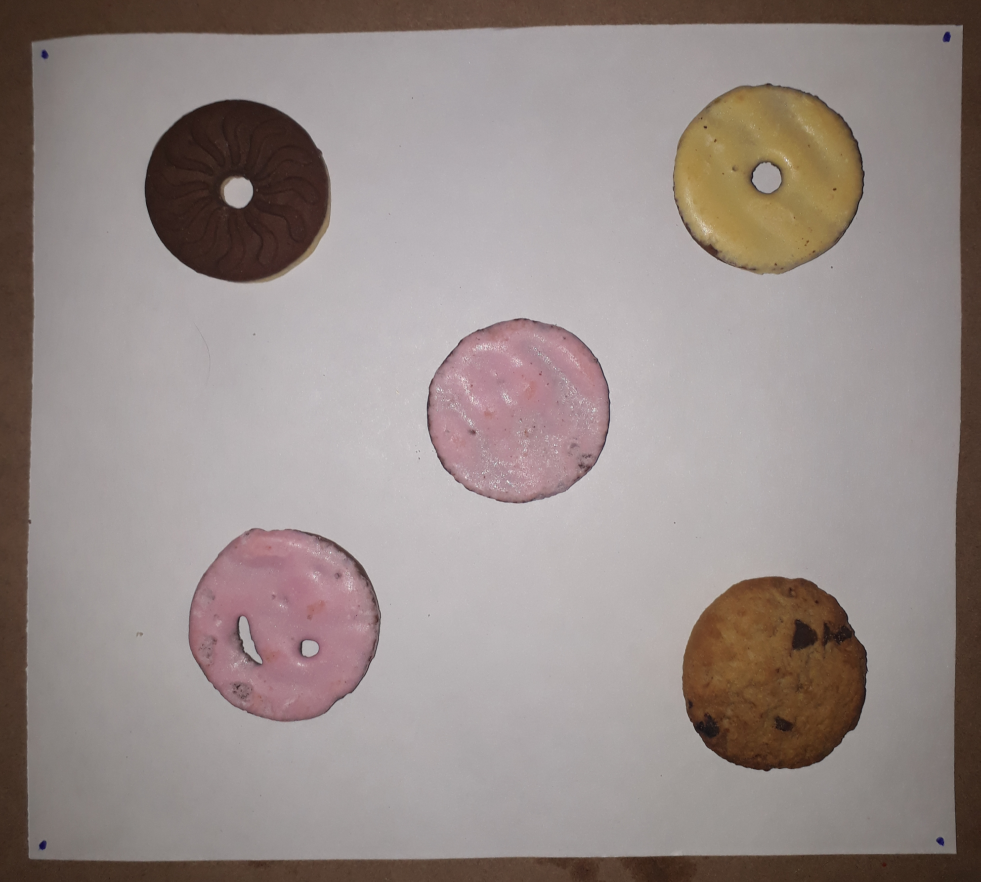
//> input picture galletitas1.jpg, 2941 x 2645 px (shown at 1/3 size)
$ ./Galletitas galletitas1.jpg   (built with g++ and OpenCV 4)
//> lines starting //> are read from the running program, lines starting //| are printed output that depends on the picture; after the words box and inside, x2 and y2 are one past the last pixel; in counts of white or black regions, pixels touching at a corner belong together
#include "opencv2/imgcodecs.hpp"
#include "opencv2/highgui.hpp"
#include "opencv2/imgproc.hpp"
#include <iostream>
#include <opencv2/core/utility.hpp>
using namespace cv;
using namespace std;

void umbralado(Mat imagen, Mat canal_h, Mat canal_s, Mat canal_v, int valores[6]){
  int cant_pixeles=0;
  int valorh_min = valores[0]; int valorh_max = valores[1];
  int valors_min = valores[2]; int valors_max = valores[3];
  int valorv_min = valores[4]; int valorv_max = valores[5];
  for(int i = 0; i <  imagen.rows; i++) {
      for(int j = 0; j <  imagen.cols; j++) {
        int valorh = canal_h.at<uchar>(i,j)*2;
        int valors = canal_s.at<uchar>(i,j);
        int valorv = canal_v.at<uchar>(i,j);
        if(valorh>=valorh_min && valorh<=valorh_max )
          if(valors>=valors_min && valors<=valors_max )
            if(valorv>=valorv_min && valorv<=valorv_max )
              imagen.at<uchar>(i,j) = 255;
            else
              imagen.at<uchar>(i,j) = 0;
      }
    }
}

Vec2i detectar_pixeles(Mat imagen, Vec3f circle){
  Vec2i pixeles;
  int pixeles_blancos=0;
  int pixeles_negros=0;
  for(int i=circle[1]-circle[2]; i<circle[1]+circle[2]; i++)
    for(int j=circle[0]-circle[2]; j<(circle[0]+circle[2]); j++){
       if(imagen.at<uchar>(i,j)==255){
         pixeles_blancos++;
       }
       else pixeles_negros++;
    }
  pixeles[0] = pixeles_blancos;
  pixeles[1] = pixeles_negros;
  return pixeles;
}

bool detectar_color(Mat imagen, Vec3f circle){
  Vec2i pixeles = detectar_pixeles(imagen,circle);
  int pixeles_blancos  = pixeles[0];
  int pixeles_negros = pixeles[1];
  return pixeles_blancos>9000 && pixeles_negros<150000;
}

bool esta_rota(Mat imagen, Vec3f circle){
  Vec2i pixeles = detectar_pixeles(imagen,circle);
  int pixeles_blancos = pixeles[0];
  int pixeles_negros = pixeles[1];
  int diferencia = pixeles_negros-pixeles_blancos;
  cout << diferencia;
  return  diferencia>100;
}

int main( int argc, char** argv ){
    cv::Mat imagen = imread(argv[1], cv::IMREAD_COLOR);
//> imagen is the input picture: 2645 rows x 2941 cols, CV_8UC3; mean B, G, R 136.8, 139.8, 151.1
    if(imagen.empty()) {
        std::cout << "No se pudo encontrar la imagen." << std::endl;
        return EXIT_FAILURE;
    }
   cv::resize(imagen, imagen, cv::Size(imagen.cols * 0.25,imagen.rows * 0.25), 0, 0, INTER_LINEAR);
//> imagen: 661 rows x 735 cols, CV_8UC3

    imshow("Imagen original", imagen);

    int height = imagen.rows;
    int width = imagen.cols;

    Mat destino;
    cv::cvtColor(imagen, destino, COLOR_BGR2HSV);
//> destino: 661 rows x 735 cols, CV_8UC3; mean H, S, V 71.6, 35.2, 151
    Mat imagen_umbralado_rosa = Mat::zeros(height, width, CV_8U);

    Mat canales_hsv[3];
    cv::split(destino, canales_hsv);
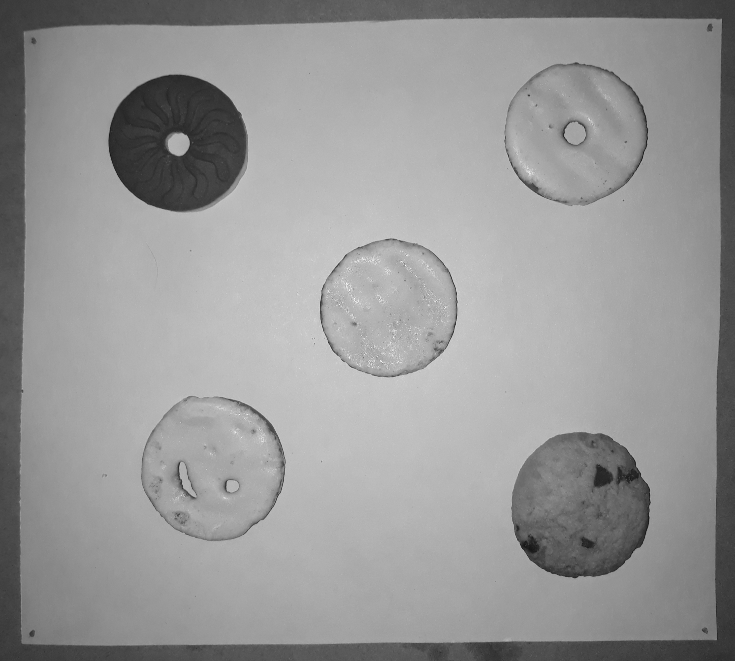
//> canales_hsv[2]: 661 rows x 735 cols, CV_8UC1; min 19, max 253, mean 151
    Mat canal_h = canales_hsv[0];
    Mat canal_S = canales_hsv[1];
    Mat canal_V = canales_hsv[2];
    int valores[6];
    valores[0] = 315;
    valores[1] = 350;
    valores[2] = 40;
    valores[3] = 85;
    valores[4] = 100;
    valores[5] = 200;
    umbralado(imagen_umbralado_rosa,canal_h,canal_S,canal_V,valores);
//> in umbralado, `int valorh_min = valores[0]`: valorh_min = 315
//> in umbralado, `int valorh_max = valores[1]`: valorh_max = 350
//> in umbralado, `int valors_min = valores[2]`: valors_min = 40
//> in umbralado, `int valors_max = valores[3]`: valors_max = 85
//> in umbralado, `int valorv_min = valores[4]`: valorv_min = 100
//> in umbralado, `int valorv_max = valores[5]`: valorv_max = 200
//> after the loop in umbralado, `for(int i = 0; i <  imagen.rows; i++)`:
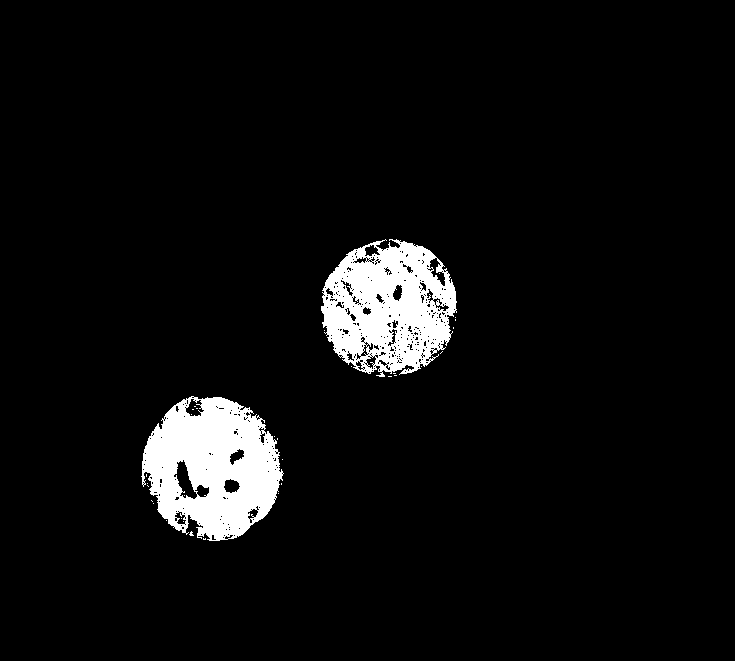
//> imagen: 661 rows x 735 cols, CV_8UC1; 5.4% white; 33 white regions (31 under 20 px), largest, box (x1, y1, x2, y2) and area: (141, 396, 284, 541) 13733, (321, 239, 457, 377) 12309
    imshow("umbralado rosa",imagen_umbralado_rosa);

    valores[0] = 0;
    valores[1] = 35;
    valores[2] = 90;
    valores[3] = 155;
    valores[4] = 30;
    valores[5] = 100;

    Mat imagen_umbralado_marron_oscuro = Mat::zeros(height, width, CV_8U);
    umbralado(imagen_umbralado_marron_oscuro,canal_h,canal_S,canal_V,valores);
    imshow("umbralado marron oscuro",imagen_umbralado_marron_oscuro);

    valores[0] = 20;
    valores[1] = 35;
    valores[2] = 90;
    valores[3] = 180;
    valores[4] = 70;
    valores[5] = 150;

    Mat imagen_umbralado_marron_claro = Mat::zeros(height, width, CV_8U);
    umbralado(imagen_umbralado_marron_claro,canal_h,canal_S,canal_V,valores);
//> in umbralado (call 3), `int valorh_min = valores[0]`: valorh_min = 20
//> in umbralado (call 3), `int valors_max = valores[3]`: valors_max = 180
//> in umbralado (call 3), `int valorv_min = valores[4]`: valorv_min = 70
//> in umbralado (call 3), `int valorv_max = valores[5]`: valorv_max = 150
//> after the loop in umbralado (call 3), `for(int i = 0; i <  imagen.rows; i++)`:
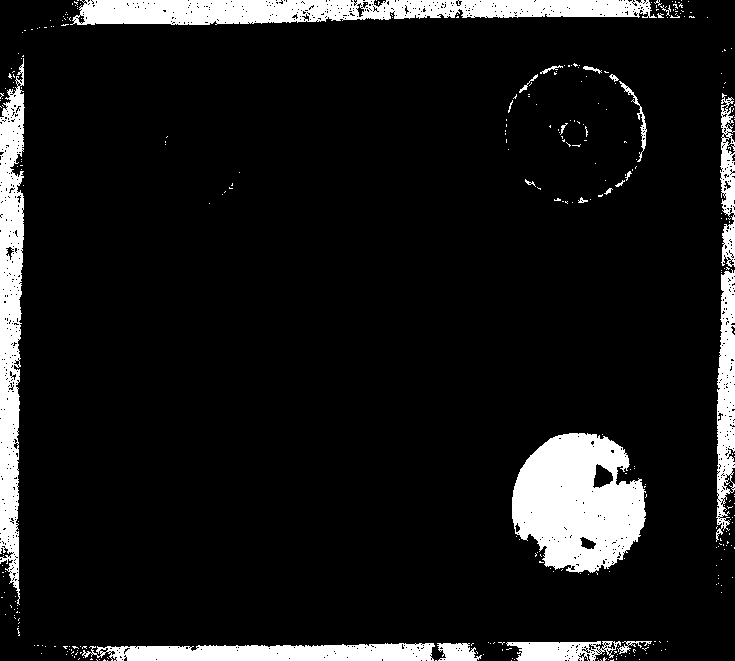
//> imagen: 661 rows x 735 cols, CV_8UC1; 9.8% white; 338 white regions (315 under 20 px), largest, box (x1, y1, x2, y2) and area: (512, 433, 646, 573) 13514, (70, 0, 657, 25) 10856, (0, 58, 25, 605) 9171
    imshow("umbralado marron claro",imagen_umbralado_marron_claro);

    valores[0] = 32;
    valores[1] = 45;
    valores[2] = 40;
    valores[3] = 150;
    valores[4] = 110;
    valores[5] = 220;

    Mat imagen_umbralado_amarillo = Mat::zeros(height, width, CV_8U);
    umbralado(imagen_umbralado_amarillo,canal_h,canal_S,canal_V,valores);
//> in umbralado (call 4), `int valorh_min = valores[0]`: valorh_min = 32
//> in umbralado (call 4), `int valorh_max = valores[1]`: valorh_max = 45
//> in umbralado (call 4), `int valors_min = valores[2]`: valors_min = 40
//> in umbralado (call 4), `int valors_max = valores[3]`: valors_max = 150
//> in umbralado (call 4), `int valorv_min = valores[4]`: valorv_min = 110
//> in umbralado (call 4), `int valorv_max = valores[5]`: valorv_max = 220
//> after the loop in umbralado (call 4), `for(int i = 0; i <  imagen.rows; i++)`:
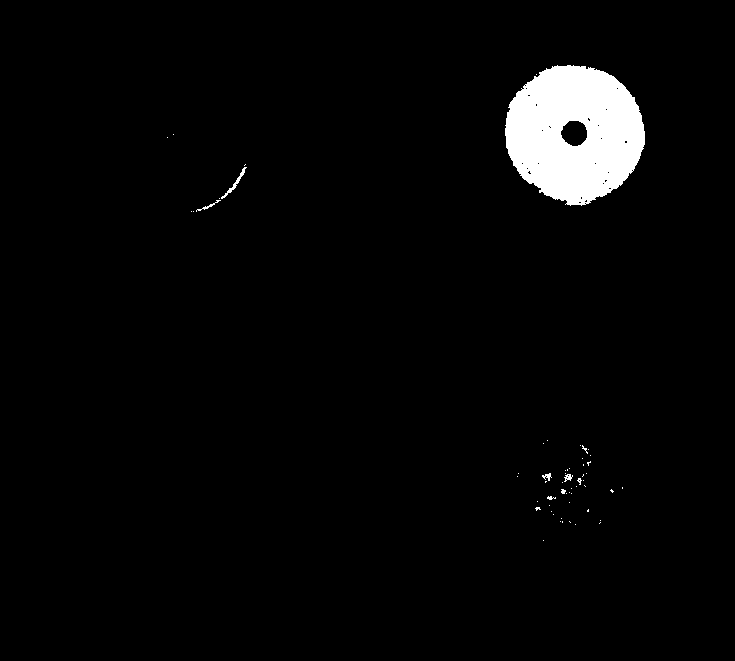
//> imagen: 661 rows x 735 cols, CV_8UC1; 3.1% white; 58 white regions (52 under 20 px), largest, box (x1, y1, x2, y2) and area: (505, 65, 645, 206) 14425, (221, 167, 247, 199) 115, (196, 200, 221, 212) 50, (564, 474, 573, 482) 40, (542, 473, 552, 481) 39, (547, 496, 556, 500) 21
    imshow("umbralado amarillo",imagen_umbralado_amarillo);

//azul para detectar referencias de perspectiva
    valores[0] = 230;
    valores[1] = 260;
    valores[2] = 120;
    valores[3] = 200;
    valores[4] = 60;
    valores[5] = 90;

    Mat imagen_umbralado_azul = Mat::zeros(height, width, CV_8U);
    umbralado(imagen_umbralado_azul,canal_h,canal_S,canal_V,valores);
//> in umbralado (call 5), `int valorh_min = valores[0]`: valorh_min = 230
//> in umbralado (call 5), `int valorh_max = valores[1]`: valorh_max = 260
//> in umbralado (call 5), `int valors_min = valores[2]`: valors_min = 120
//> in umbralado (call 5), `int valors_max = valores[3]`: valors_max = 200
//> in umbralado (call 5), `int valorv_min = valores[4]`: valorv_min = 60
//> in umbralado (call 5), `int valorv_max = valores[5]`: valorv_max = 90
//> after the loop in umbralado (call 5), `for(int i = 0; i <  imagen.rows; i++)`:
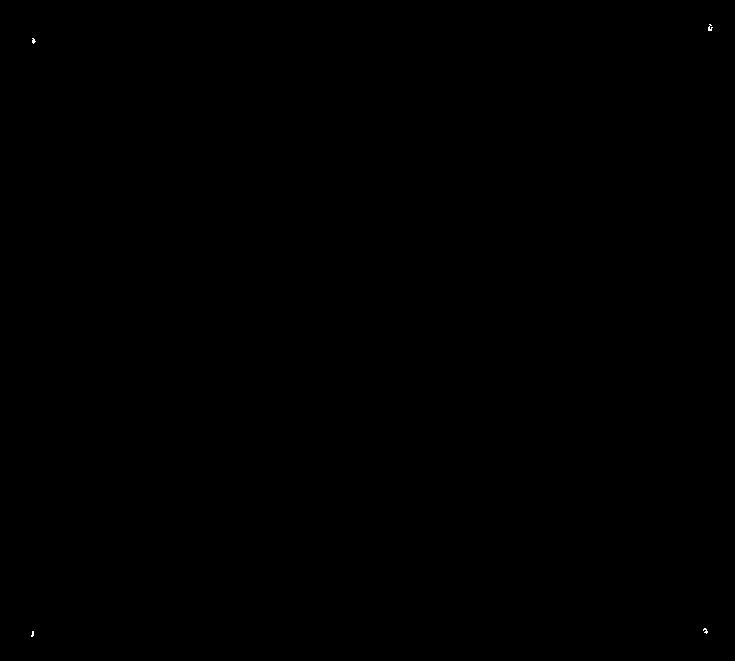
//> imagen: 661 rows x 735 cols, CV_8UC1; 0.01% white in thin lines or dots, all inside (x1, y1, x2, y2) = (31, 24, 713, 637)

//perspectiva
  Point2f puntos_origen[4];
  bool punto1_leido=false;
  bool punto2_leido=false;
  bool punto3_leido=false;
  bool punto4_leido=false;
  for(int i=0; i<imagen.rows; i++)
    for(int j=0; j<imagen.cols; j++){
      if(imagen_umbralado_azul.at<uchar>(i,j)==255){
          if(i<imagen.rows/2 && j<imagen.cols/2){
            if(!punto1_leido){
              puntos_origen[0] = Point2f(j,i);
              imagen_umbralado_azul.at<uchar>(i,j)=100;
              punto1_leido=true;
            }
          }
          else
            if(j>imagen.cols/2 && i<imagen.rows/2){
              if(!punto2_leido){
                puntos_origen[1] = Point2f(j,i);
                imagen_umbralado_azul.at<uchar>(i,j)=100;
                punto2_leido=true;
              }
            }
            else
              if(i>imagen.rows/2 && j<imagen.cols/2){
                if(!punto3_leido){
                  puntos_origen[2] = Point2f(j,i);
                  imagen_umbralado_azul.at<uchar>(i,j)=100;
                  punto3_leido=true;
                }
              }
              else
                if(i>imagen.rows/2 && j>(imagen.cols)/2){
                  if(!punto4_leido){
                  imagen_umbralado_azul.at<uchar>(i,j)=100;
                  puntos_origen[3] = Point2f(j,i);
                  punto4_leido=true;
                  }
                }
      }
    }
//> this loop made 661 passes
//> (punto1_leido, punto2_leido) on passes 1 to 3: (false, false), (false, false), (false, false)
//> imagen_umbralado_azul: 661 rows x 735 cols, CV_8UC1; 4 pixels changed, all inside (x1, y1, x2, y2) = (32, 24, 710, 632)
//> after the loop, puntos_origen = 4 Points (x, y): [32, 38], [709, 24], [32, 631], [704, 628]; punto1_leido = true; punto2_leido = true; punto3_leido = true; punto4_leido = true

  Point2f puntos_destino[4];

    puntos_destino[0] = Point2f(0,0);
    puntos_destino[1] = Point2f(width,0);
    puntos_destino[2] = Point2f(0,height);
    puntos_destino[3] = Point2f(width,height);

    Mat M = getPerspectiveTransform(puntos_origen,puntos_destino);
//> M = [[1.11, 2.67e-18, -35.4], [0.0229, 1.11, -42.8], [2.71e-05, -1.22e-05, 1]]
    Mat transformada;
    warpPerspective(imagen,transformada,M,Size(width,height));

    imshow("perspectiva", transformada);

  //filtros
  Mat filtro = Mat::zeros(height, width, CV_8U);
  medianBlur(transformada,filtro,3);

  Mat gray  = Mat::zeros(height, width, CV_8U);
  cvtColor( filtro, gray, COLOR_BGR2GRAY );
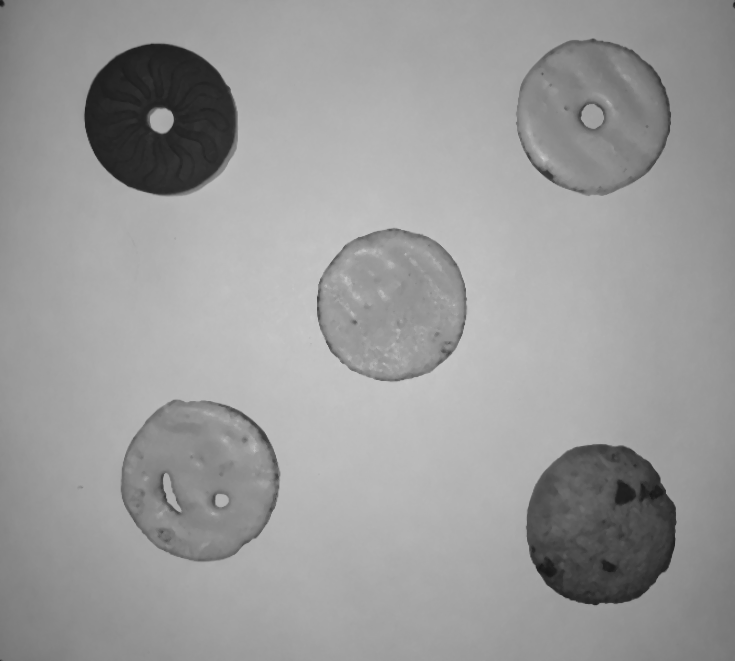
//> gray: 661 rows x 735 cols, CV_8UC1; min 21, max 204, mean 153.9

 int rosas = 0;
 int marron_oscuro=0;
 int marron_claro=0;
 int amarillas = 0;
 int cantidad_galletitas_rotas=0;
 vector<Vec3f> circles;
  HoughCircles(gray, circles, HOUGH_GRADIENT,2, gray.rows/16, 150,70);
//> circles = 6 circles (x, y, radius): [201, 481, 78.8], [389, 307, 73.6], [593, 539, 64.4], [169, 125, 70.4], [595, 137, 57.6], [619, 99, 46.2]

  for ( size_t i = 0; i < circles.size(); i++ ) {
     Point center(cvRound(circles[i][0]),
                  cvRound(circles[i][1]));
     int radius = cvRound(circles[i][2]);

     circle( imagen, center, radius, Scalar(0,0,255), 3);

    bool es_rosa = detectar_color(imagen_umbralado_rosa, circles[i]);
    if(es_rosa){
      circle( filtro, center, radius, Scalar(128,0,255), 3);
      rosas++;
      if(esta_rota(imagen_umbralado_rosa,circles[i]))
        cantidad_galletitas_rotas++;
    }
    else{
      bool es_marron_oscuro = detectar_color(imagen_umbralado_marron_oscuro, circles[i]);
      if(es_marron_oscuro){
        circle( filtro, center, radius, Scalar(0,75,120), 3);
        marron_oscuro++;
        if(esta_rota(imagen_umbralado_marron_oscuro,circles[i]))
          cantidad_galletitas_rotas++;
      }
      else{
        bool es_amarillo = detectar_color(imagen_umbralado_amarillo, circles[i]);
          if(es_amarillo){
            circle( filtro, center, radius, Scalar(0,255,255), 3);
            amarillas++;
            if(esta_rota(imagen_umbralado_amarillo,circles[i]))
              cantidad_galletitas_rotas++;
          }
        else{
          bool es_marron_claro = detectar_color(imagen_umbralado_marron_claro, circles[i]);
          if(es_marron_claro){
            circle( filtro, center, radius, Scalar(80,100,170), 3);
              marron_claro++;
            if(esta_rota(imagen_umbralado_marron_claro,circles[i]))
              cantidad_galletitas_rotas++;
          }
        }
      }
    }
  }
//> this loop made 6 passes
//> (center, radius, pixeles_blancos in detectar_color, pixeles_negros in detectar_color, es_rosa, pixeles_blancos in detectar_color (second call), pixeles_negros in detectar_color (second call), es_marron_oscuro) on pass 3: (Point(593, 539), 64, 0, 16900, false, 2014, 14886, false)
//> (printed output is left out)
//> imagen: 661 rows x 735 cols, CV_8UC3
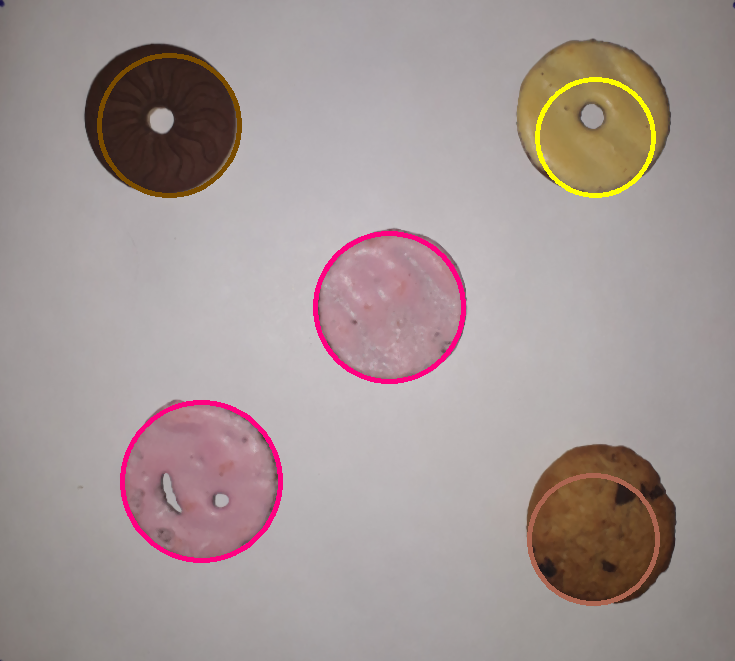
//> filtro: 661 rows x 735 cols, CV_8UC3; mean B, G, R 148.5, 150.3, 163.2
//> after the loop, rosas = 2; cantidad_galletitas_rotas = 0; marron_oscuro = 1; amarillas = 1; marron_claro = 1

  cout << "cantidad de galletitas rosas: " << rosas << "\n";
//| cantidad de galletitas rosas: 2
  cout << "cantidad de galletitas marrón oscuro: " << marron_oscuro << "\n";
//| cantidad de galletitas marrón oscuro: 1
  cout << "cantidad de galletitas marrón claro: " << marron_claro << "\n";
//| cantidad de galletitas marrón claro: 1
  cout << "cantidad de galletitas amarillas: " << amarillas << "\n";
//| cantidad de galletitas amarillas: 1
  cout << "cantidad de galletitas rotas: " << cantidad_galletitas_rotas << "\n";
//| cantidad de galletitas rotas: 0

  imshow("Resultado final",filtro);


    waitKey();
    return 0;
}
